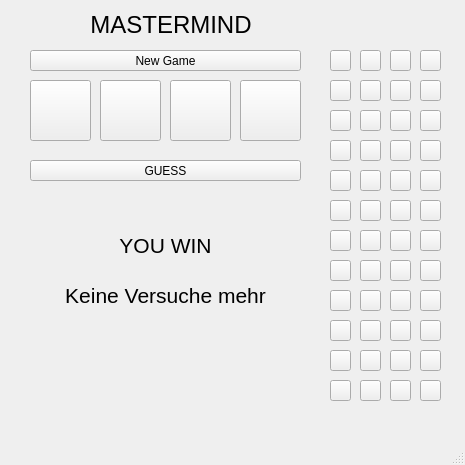
<?xml version="1.0" encoding="UTF-8"?>
<ui version="4.0">
 <class>MainWindow</class>
 <widget class="QMainWindow" name="MainWindow">
  <property name="geometry">
   <rect>
    <x>0</x>
    <y>0</y>
    <width>465</width>
    <height>465</height>
   </rect>
  </property>
  <property name="windowTitle">
   <string>MainWindow</string>
  </property>
  <property name="styleSheet">
   <string notr="true"/>
  </property>
  <widget class="QWidget" name="centralwidget">
   <widget class="QPushButton" name="btnEins">
    <property name="geometry">
     <rect>
      <x>30</x>
      <y>80</y>
      <width>61</width>
      <height>61</height>
     </rect>
    </property>
    <property name="text">
     <string/>
    </property>
   </widget>
   <widget class="QPushButton" name="btnZwei">
    <property name="geometry">
     <rect>
      <x>100</x>
      <y>80</y>
      <width>61</width>
      <height>61</height>
     </rect>
    </property>
    <property name="text">
     <string/>
    </property>
   </widget>
   <widget class="QPushButton" name="btnDrei">
    <property name="geometry">
     <rect>
      <x>170</x>
      <y>80</y>
      <width>61</width>
      <height>61</height>
     </rect>
    </property>
    <property name="text">
     <string/>
    </property>
   </widget>
   <widget class="QPushButton" name="btnVier">
    <property name="geometry">
     <rect>
      <x>240</x>
      <y>80</y>
      <width>61</width>
      <height>61</height>
     </rect>
    </property>
    <property name="text">
     <string/>
    </property>
   </widget>
   <widget class="QLabel" name="lblCounter">
    <property name="geometry">
     <rect>
      <x>30</x>
      <y>190</y>
      <width>271</width>
      <height>31</height>
     </rect>
    </property>
    <property name="text">
     <string/>
    </property>
   </widget>
   <widget class="QLabel" name="lblWin">
    <property name="enabled">
     <bool>true</bool>
    </property>
    <property name="geometry">
     <rect>
      <x>30</x>
      <y>230</y>
      <width>271</width>
      <height>31</height>
     </rect>
    </property>
    <property name="styleSheet">
     <string notr="true"/>
    </property>
    <property name="text">
     <string>&lt;html&gt;&lt;head/&gt;&lt;body&gt;&lt;p align=&quot;center&quot;&gt;&lt;span style=&quot; font-size:16pt;&quot;&gt;YOU WIN&lt;/span&gt;&lt;/p&gt;&lt;/body&gt;&lt;/html&gt;</string>
    </property>
   </widget>
   <widget class="QPushButton" name="btnGuess">
    <property name="geometry">
     <rect>
      <x>30</x>
      <y>160</y>
      <width>271</width>
      <height>21</height>
     </rect>
    </property>
    <property name="text">
     <string>GUESS</string>
    </property>
   </widget>
   <widget class="QPushButton" name="btnNew">
    <property name="geometry">
     <rect>
      <x>30</x>
      <y>50</y>
      <width>271</width>
      <height>21</height>
     </rect>
    </property>
    <property name="text">
     <string>New Game</string>
    </property>
   </widget>
   <widget class="QWidget" name="layoutWidget">
    <property name="geometry">
     <rect>
      <x>10</x>
      <y>10</y>
      <width>321</width>
      <height>31</height>
     </rect>
    </property>
    <layout class="QHBoxLayout" name="horizontalLayout">
     <item>
      <spacer name="horizontalSpacer">
       <property name="orientation">
        <enum>Qt::Horizontal</enum>
       </property>
       <property name="sizeHint" stdset="0">
        <size>
         <width>40</width>
         <height>20</height>
        </size>
       </property>
      </spacer>
     </item>
     <item>
      <widget class="QLabel" name="lblTitle">
       <property name="text">
        <string>&lt;html&gt;&lt;head/&gt;&lt;body&gt;&lt;p align=&quot;center&quot;&gt;&lt;span style=&quot; font-size:18pt;&quot;&gt;MASTERMIND&lt;/span&gt;&lt;/p&gt;&lt;/body&gt;&lt;/html&gt;</string>
       </property>
       <property name="scaledContents">
        <bool>false</bool>
       </property>
       <property name="alignment">
        <set>Qt::AlignJustify|Qt::AlignVCenter</set>
       </property>
      </widget>
     </item>
     <item>
      <spacer name="horizontalSpacer_2">
       <property name="orientation">
        <enum>Qt::Horizontal</enum>
       </property>
       <property name="sizeHint" stdset="0">
        <size>
         <width>40</width>
         <height>20</height>
        </size>
       </property>
      </spacer>
     </item>
    </layout>
   </widget>
   <widget class="QPushButton" name="try1_1">
    <property name="geometry">
     <rect>
      <x>330</x>
      <y>50</y>
      <width>21</width>
      <height>21</height>
     </rect>
    </property>
    <property name="text">
     <string/>
    </property>
   </widget>
   <widget class="QPushButton" name="try1_2">
    <property name="geometry">
     <rect>
      <x>360</x>
      <y>50</y>
      <width>21</width>
      <height>21</height>
     </rect>
    </property>
    <property name="text">
     <string/>
    </property>
   </widget>
   <widget class="QPushButton" name="try1_3">
    <property name="geometry">
     <rect>
      <x>390</x>
      <y>50</y>
      <width>21</width>
      <height>21</height>
     </rect>
    </property>
    <property name="text">
     <string/>
    </property>
   </widget>
   <widget class="QPushButton" name="try1_4">
    <property name="geometry">
     <rect>
      <x>420</x>
      <y>50</y>
      <width>21</width>
      <height>21</height>
     </rect>
    </property>
    <property name="text">
     <string/>
    </property>
   </widget>
   <widget class="QPushButton" name="try2_4">
    <property name="geometry">
     <rect>
      <x>420</x>
      <y>80</y>
      <width>21</width>
      <height>21</height>
     </rect>
    </property>
    <property name="text">
     <string/>
    </property>
   </widget>
   <widget class="QPushButton" name="try2_3">
    <property name="geometry">
     <rect>
      <x>390</x>
      <y>80</y>
      <width>21</width>
      <height>21</height>
     </rect>
    </property>
    <property name="text">
     <string/>
    </property>
   </widget>
   <widget class="QPushButton" name="try2_2">
    <property name="geometry">
     <rect>
      <x>360</x>
      <y>80</y>
      <width>21</width>
      <height>21</height>
     </rect>
    </property>
    <property name="text">
     <string/>
    </property>
   </widget>
   <widget class="QPushButton" name="try2_1">
    <property name="geometry">
     <rect>
      <x>330</x>
      <y>80</y>
      <width>21</width>
      <height>21</height>
     </rect>
    </property>
    <property name="text">
     <string/>
    </property>
   </widget>
   <widget class="QPushButton" name="try4_1">
    <property name="geometry">
     <rect>
      <x>330</x>
      <y>140</y>
      <width>21</width>
      <height>21</height>
     </rect>
    </property>
    <property name="text">
     <string/>
    </property>
   </widget>
   <widget class="QPushButton" name="try3_3">
    <property name="geometry">
     <rect>
      <x>390</x>
      <y>110</y>
      <width>21</width>
      <height>21</height>
     </rect>
    </property>
    <property name="text">
     <string/>
    </property>
   </widget>
   <widget class="QPushButton" name="try4_3">
    <property name="geometry">
     <rect>
      <x>390</x>
      <y>140</y>
      <width>21</width>
      <height>21</height>
     </rect>
    </property>
    <property name="text">
     <string/>
    </property>
   </widget>
   <widget class="QPushButton" name="try4_2">
    <property name="geometry">
     <rect>
      <x>360</x>
      <y>140</y>
      <width>21</width>
      <height>21</height>
     </rect>
    </property>
    <property name="text">
     <string/>
    </property>
   </widget>
   <widget class="QPushButton" name="try3_2">
    <property name="geometry">
     <rect>
      <x>360</x>
      <y>110</y>
      <width>21</width>
      <height>21</height>
     </rect>
    </property>
    <property name="text">
     <string/>
    </property>
   </widget>
   <widget class="QPushButton" name="try3_1">
    <property name="geometry">
     <rect>
      <x>330</x>
      <y>110</y>
      <width>21</width>
      <height>21</height>
     </rect>
    </property>
    <property name="text">
     <string/>
    </property>
   </widget>
   <widget class="QPushButton" name="try4_4">
    <property name="geometry">
     <rect>
      <x>420</x>
      <y>140</y>
      <width>21</width>
      <height>21</height>
     </rect>
    </property>
    <property name="text">
     <string/>
    </property>
   </widget>
   <widget class="QPushButton" name="try3_4">
    <property name="geometry">
     <rect>
      <x>420</x>
      <y>110</y>
      <width>21</width>
      <height>21</height>
     </rect>
    </property>
    <property name="text">
     <string/>
    </property>
   </widget>
   <widget class="QPushButton" name="try7_4">
    <property name="geometry">
     <rect>
      <x>420</x>
      <y>230</y>
      <width>21</width>
      <height>21</height>
     </rect>
    </property>
    <property name="text">
     <string/>
    </property>
   </widget>
   <widget class="QPushButton" name="try7_1">
    <property name="geometry">
     <rect>
      <x>330</x>
      <y>230</y>
      <width>21</width>
      <height>21</height>
     </rect>
    </property>
    <property name="text">
     <string/>
    </property>
   </widget>
   <widget class="QPushButton" name="try8_1">
    <property name="geometry">
     <rect>
      <x>330</x>
      <y>260</y>
      <width>21</width>
      <height>21</height>
     </rect>
    </property>
    <property name="text">
     <string/>
    </property>
   </widget>
   <widget class="QPushButton" name="try7_3">
    <property name="geometry">
     <rect>
      <x>390</x>
      <y>230</y>
      <width>21</width>
      <height>21</height>
     </rect>
    </property>
    <property name="text">
     <string/>
    </property>
   </widget>
   <widget class="QPushButton" name="try5_3">
    <property name="geometry">
     <rect>
      <x>390</x>
      <y>170</y>
      <width>21</width>
      <height>21</height>
     </rect>
    </property>
    <property name="text">
     <string/>
    </property>
   </widget>
   <widget class="QPushButton" name="try6_3">
    <property name="geometry">
     <rect>
      <x>390</x>
      <y>200</y>
      <width>21</width>
      <height>21</height>
     </rect>
    </property>
    <property name="text">
     <string/>
    </property>
   </widget>
   <widget class="QPushButton" name="try6_2">
    <property name="geometry">
     <rect>
      <x>360</x>
      <y>200</y>
      <width>21</width>
      <height>21</height>
     </rect>
    </property>
    <property name="text">
     <string/>
    </property>
   </widget>
   <widget class="QPushButton" name="try6_1">
    <property name="geometry">
     <rect>
      <x>330</x>
      <y>200</y>
      <width>21</width>
      <height>21</height>
     </rect>
    </property>
    <property name="text">
     <string/>
    </property>
   </widget>
   <widget class="QPushButton" name="try8_2">
    <property name="geometry">
     <rect>
      <x>360</x>
      <y>260</y>
      <width>21</width>
      <height>21</height>
     </rect>
    </property>
    <property name="text">
     <string/>
    </property>
   </widget>
   <widget class="QPushButton" name="try5_2">
    <property name="geometry">
     <rect>
      <x>360</x>
      <y>170</y>
      <width>21</width>
      <height>21</height>
     </rect>
    </property>
    <property name="text">
     <string/>
    </property>
   </widget>
   <widget class="QPushButton" name="try5_1">
    <property name="geometry">
     <rect>
      <x>330</x>
      <y>170</y>
      <width>21</width>
      <height>21</height>
     </rect>
    </property>
    <property name="text">
     <string/>
    </property>
   </widget>
   <widget class="QPushButton" name="try6_4">
    <property name="geometry">
     <rect>
      <x>420</x>
      <y>200</y>
      <width>21</width>
      <height>21</height>
     </rect>
    </property>
    <property name="text">
     <string/>
    </property>
   </widget>
   <widget class="QPushButton" name="try8_4">
    <property name="geometry">
     <rect>
      <x>420</x>
      <y>260</y>
      <width>21</width>
      <height>21</height>
     </rect>
    </property>
    <property name="text">
     <string/>
    </property>
   </widget>
   <widget class="QPushButton" name="try8_3">
    <property name="geometry">
     <rect>
      <x>390</x>
      <y>260</y>
      <width>21</width>
      <height>21</height>
     </rect>
    </property>
    <property name="text">
     <string/>
    </property>
   </widget>
   <widget class="QPushButton" name="try5_4">
    <property name="geometry">
     <rect>
      <x>420</x>
      <y>170</y>
      <width>21</width>
      <height>21</height>
     </rect>
    </property>
    <property name="text">
     <string/>
    </property>
   </widget>
   <widget class="QPushButton" name="try7_2">
    <property name="geometry">
     <rect>
      <x>360</x>
      <y>230</y>
      <width>21</width>
      <height>21</height>
     </rect>
    </property>
    <property name="text">
     <string/>
    </property>
   </widget>
   <widget class="QPushButton" name="try11_2">
    <property name="geometry">
     <rect>
      <x>360</x>
      <y>350</y>
      <width>21</width>
      <height>21</height>
     </rect>
    </property>
    <property name="text">
     <string/>
    </property>
   </widget>
   <widget class="QPushButton" name="try9_4">
    <property name="geometry">
     <rect>
      <x>420</x>
      <y>290</y>
      <width>21</width>
      <height>21</height>
     </rect>
    </property>
    <property name="text">
     <string/>
    </property>
   </widget>
   <widget class="QPushButton" name="try11_1">
    <property name="geometry">
     <rect>
      <x>330</x>
      <y>350</y>
      <width>21</width>
      <height>21</height>
     </rect>
    </property>
    <property name="text">
     <string/>
    </property>
   </widget>
   <widget class="QPushButton" name="try12_3">
    <property name="geometry">
     <rect>
      <x>390</x>
      <y>380</y>
      <width>21</width>
      <height>21</height>
     </rect>
    </property>
    <property name="text">
     <string/>
    </property>
   </widget>
   <widget class="QPushButton" name="try11_4">
    <property name="geometry">
     <rect>
      <x>420</x>
      <y>350</y>
      <width>21</width>
      <height>21</height>
     </rect>
    </property>
    <property name="text">
     <string/>
    </property>
   </widget>
   <widget class="QPushButton" name="try12_4">
    <property name="geometry">
     <rect>
      <x>420</x>
      <y>380</y>
      <width>21</width>
      <height>21</height>
     </rect>
    </property>
    <property name="text">
     <string/>
    </property>
   </widget>
   <widget class="QPushButton" name="try11_3">
    <property name="geometry">
     <rect>
      <x>390</x>
      <y>350</y>
      <width>21</width>
      <height>21</height>
     </rect>
    </property>
    <property name="text">
     <string/>
    </property>
   </widget>
   <widget class="QPushButton" name="try12_1">
    <property name="geometry">
     <rect>
      <x>330</x>
      <y>380</y>
      <width>21</width>
      <height>21</height>
     </rect>
    </property>
    <property name="text">
     <string/>
    </property>
   </widget>
   <widget class="QPushButton" name="try9_3">
    <property name="geometry">
     <rect>
      <x>390</x>
      <y>290</y>
      <width>21</width>
      <height>21</height>
     </rect>
    </property>
    <property name="text">
     <string/>
    </property>
   </widget>
   <widget class="QPushButton" name="try9_1">
    <property name="geometry">
     <rect>
      <x>330</x>
      <y>290</y>
      <width>21</width>
      <height>21</height>
     </rect>
    </property>
    <property name="text">
     <string/>
    </property>
   </widget>
   <widget class="QPushButton" name="try10_3">
    <property name="geometry">
     <rect>
      <x>390</x>
      <y>320</y>
      <width>21</width>
      <height>21</height>
     </rect>
    </property>
    <property name="text">
     <string/>
    </property>
   </widget>
   <widget class="QPushButton" name="try9_2">
    <property name="geometry">
     <rect>
      <x>360</x>
      <y>290</y>
      <width>21</width>
      <height>21</height>
     </rect>
    </property>
    <property name="text">
     <string/>
    </property>
   </widget>
   <widget class="QPushButton" name="try10_2">
    <property name="geometry">
     <rect>
      <x>360</x>
      <y>320</y>
      <width>21</width>
      <height>21</height>
     </rect>
    </property>
    <property name="text">
     <string/>
    </property>
   </widget>
   <widget class="QPushButton" name="try10_4">
    <property name="geometry">
     <rect>
      <x>420</x>
      <y>320</y>
      <width>21</width>
      <height>21</height>
     </rect>
    </property>
    <property name="text">
     <string/>
    </property>
   </widget>
   <widget class="QPushButton" name="try10_1">
    <property name="geometry">
     <rect>
      <x>330</x>
      <y>320</y>
      <width>21</width>
      <height>21</height>
     </rect>
    </property>
    <property name="text">
     <string/>
    </property>
   </widget>
   <widget class="QPushButton" name="try12_2">
    <property name="geometry">
     <rect>
      <x>360</x>
      <y>380</y>
      <width>21</width>
      <height>21</height>
     </rect>
    </property>
    <property name="text">
     <string/>
    </property>
   </widget>
   <widget class="QLabel" name="lblLose">
    <property name="enabled">
     <bool>true</bool>
    </property>
    <property name="geometry">
     <rect>
      <x>30</x>
      <y>280</y>
      <width>271</width>
      <height>31</height>
     </rect>
    </property>
    <property name="styleSheet">
     <string notr="true"/>
    </property>
    <property name="text">
     <string>&lt;html&gt;&lt;head/&gt;&lt;body&gt;&lt;p align=&quot;center&quot;&gt;&lt;span style=&quot; font-size:16pt;&quot;&gt;Keine Versuche mehr&lt;/span&gt;&lt;/p&gt;&lt;/body&gt;&lt;/html&gt;</string>
    </property>
   </widget>
  </widget>
  <widget class="QMenuBar" name="menubar">
   <property name="geometry">
    <rect>
     <x>0</x>
     <y>0</y>
     <width>465</width>
     <height>22</height>
    </rect>
   </property>
  </widget>
  <widget class="QStatusBar" name="statusbar"/>
 </widget>
 <resources/>
 <connections/>
</ui>
